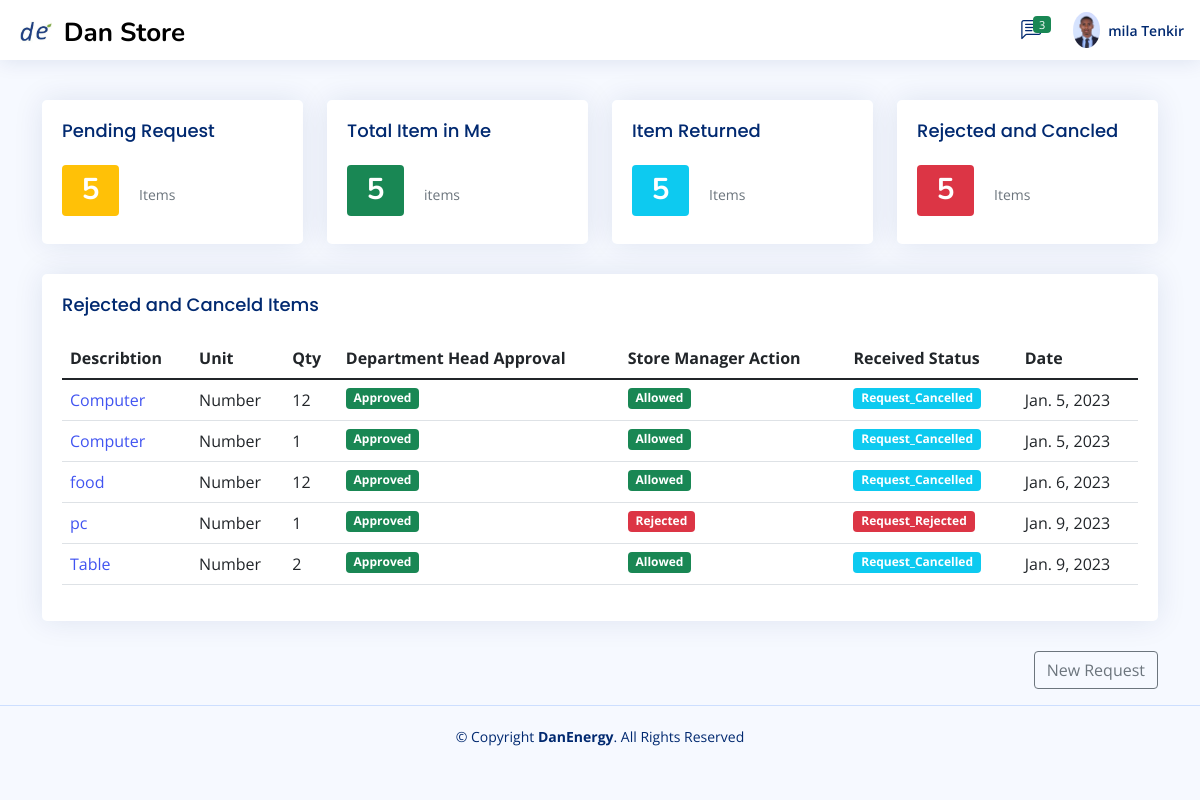
Before: /Employer/Rejected_Canceld (signed in) with the older database file.
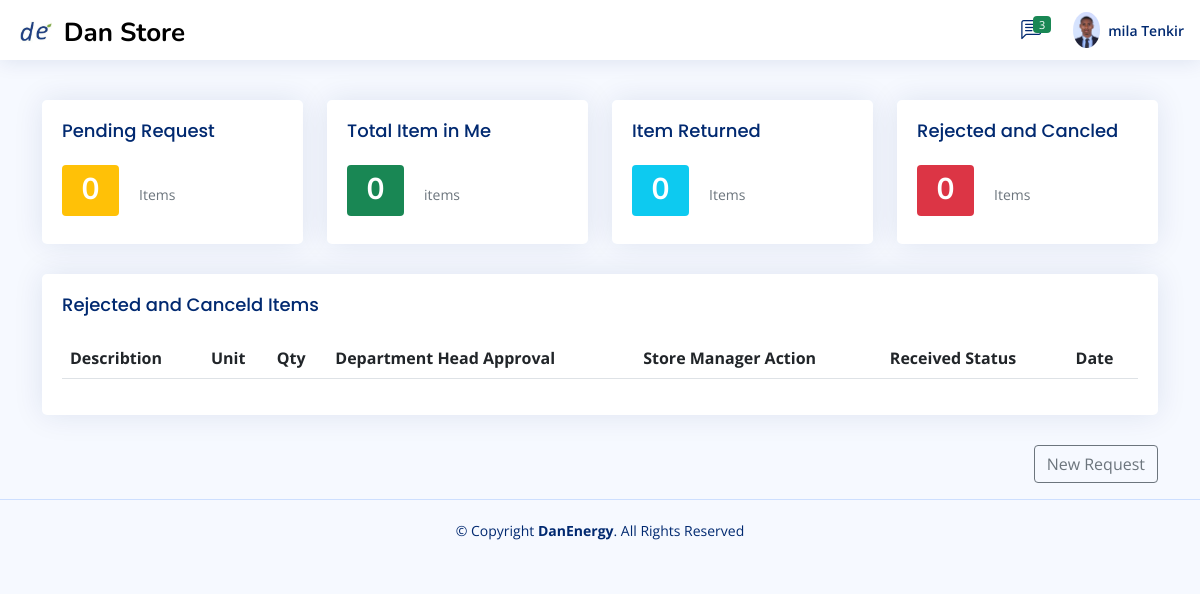
After: the same page with the newer database file.
### Store_manager/models.py (models this page shows)
class employe_request_form1_permanent(models.Model):
    store_Keeper_action_choice=(
        ('Pending','Pending'),
        ('Allowed','Allowed'),
        ('Reject','Reject'),
        ('Received ','Received'),
    )
    dept_head_action_choice=(
        ('Pending','Pending'),
        ('Approved','Approved'),
        ('Rejected','Rejected'),
    )
    Recival_status=(
        ('Received ','Received'),
        ('Not_Received ','Not_Received'),
        ('Returned','Returned'),
    )
    request_store=models.ForeignKey(allStore,null=True,blank=True,on_delete=models.CASCADE)
    date=models.DateField(auto_now_add=True,null=True)
    dept_head_Action=models.CharField(max_length=200,null=True,choices=dept_head_action_choice,default='Pending')
    Store_Keeper_Action=models.CharField(max_length=200,null=True,choices=store_Keeper_action_choice,default='Pending')
    Recival_status_by_Employer=models.CharField(max_length=200,null=True,choices=Recival_status)
    Request_by=models.CharField(max_length=100,null=True,blank=True)
    Department=models.CharField(max_length=100,null=True,blank=True)
    checkd_by=models.ForeignKey(employ,null=True,blank=True,on_delete=models.CASCADE)
    Description=models.CharField(max_length=100,null=True,blank=True)
    unit=models.CharField(max_length=100,null=True,blank=True)
    req_qty=models.CharField(max_length=100,null=True,blank=True)
    Remark=models.CharField(max_length=100,null=True,blank=True)
    note=models.TextField(max_length=100,null=True,blank=True)

### Employer/views.py (the view)
# urls.py: path('Rejected_Canceld',views.Rejected_Canceld,name="Rejected_Canceld"),
def Rejected_Canceld(request):
    users = User.objects.get(id=request.user.id)
    re_employ=employ.objects.get(user=users)
    admin = re_employ
    Request_by=re_employ.Full_Name
    all_emp_request=employe_request_form1_permanent.objects.filter(Q(Request_by=Request_by) & Q(Store_Keeper_Action='Reject') | Q(dept_head_Action="Rejected") | Q(Recival_status_by_Employer='Not_Received'))
    context={
        'all_emp_request':all_emp_request,
        'admin':admin,
    }
    return render(request,'employe/Rejected_Canceld.html',context)

### Templates/employe/Rejected_Canceld.html (shortened to what the changed rows need)
{% extends 'employe/index.html' %} {% load static %}
{% block table %}
              <div class="col-lg-12">
                <div class="card recent-sales overflow-auto">
                  <div class="card-body">
                    <table class="table datatable">
                      <thead>
                        <tr>
                          <th scope="col">Describtion</th>
                          <th scope="col">Unit</th>
                          <th scope="col">Qty</th>
                          <th scope="col">Department Head Approval</th>
                          <th scope="col">Store Manager Action</th>
                          <th scope="col">Received Status</th>
                          <th scope="col">Date</th>
                        </tr>
                      </thead>
                      <tbody>
                        {% for item in all_emp_request %}
                        <tr>
                          <td><a href="{% url 'view_request' item.id %}">{{item.Description}}</a></td>
                          <td>{{item.unit}}</td>
                          <td>{{item.req_qty}}</td>
                          {% if item.dept_head_Action == 'Pending' %}
                          <td><span class="badge bg-warning text-dark">{{item.dept_head_Action}}</span></td>
                          {% elif item.dept_head_Action == 'Approved' %}
                          <td><span class="badge bg-success">{{item.dept_head_Action}}</span></td>
                          {% elif item.dept_head_Action == 'Rejected' %}
                          <td><span class="badge bg-danger">{{item.dept_head_Action}}</span></td>
                          {% endif %}
                          {% if item.Store_Keeper_Action == "Pending" %}
                          <td><span class="badge bg-warning text-dark">{{item.Store_Keeper_Action}}</span></td>
                          {% elif item.Store_Keeper_Action == 'Allowed' %}
                          <td><span class="badge bg-success">{{item.Store_Keeper_Action}}</span></td>
                          {% elif item.Store_Keeper_Action == 'wait' %}
                          <td><span class="badge bg-info">{{item.Store_Keeper_Action}}</span></td>
                          {% elif item.Store_Keeper_Action == 'Reject' %}
                          <td><span class="badge bg-danger">Rejected</span></td>
                          {% endif %}
                          {% if item.Store_Keeper_Action == "Pending" %}
                          <td>
                            <a class="btn btn-sm btn-success text-dark disabled">Yes</a>
                            <a class="btn btn-sm btn-danger text-dark disabled">No</a>
                          </td>
                          {% elif item.Store_Keeper_Action == 'wait' %}
                          <td>
                            <a class="btn btn-sm btn-success text-dark disabled">Yes</a>
                            <a class="btn btn-sm btn-danger text-dark disabled">No</a>
                          </td>
                          {% elif item.Store_Keeper_Action == 'Allowed' %}
                             {% if item.Recival_status_by_Employer == 'Received' %}
                             <td><span class="badge bg-success">Completed_Request</span></td>
                          {% elif item.Recival_status_by_Employer == 'Not_Received' %}
                          <td><span class="badge bg-info">Request_Cancelled</span></td>
                          {% else  %}
                          <td>
                            <a href="{% url 'approved_accept' item.id %}" class="btn btn-sm btn-success text-dark ">Yes</a>
                            <a href="{% url 'cancel_request' item.id %}" class="btn btn-sm btn-danger text-dark ">No</a>
                          </td>
                            {% endif %}
                          {% elif item.Store_Keeper_Action == 'Reject' %}
                          <td>
                            <span class="badge bg-danger">Request_Rejected</span>
                          </td>
                          {% endif %}
                          <td>{{item.date}}</td>
                        </tr>
                       {% endfor %}
                      </tbody>
                    </table>
                  </div>
                </div>
                </div>
                {% endblock table %}

### Templates/employe/index.html (shortened to what the changed rows need)
{% extends 'base.html' %} {% load static %} {% block content %}
{% block profile1 %}
<main style="margin-top: 100px; " class="container">
    <section class="section">
      {% block employer %}
      <div class="row">
        <div class="col-xxl-3 col-xl-3 col-lg-3 col-md-3">
          <a href="{% url 'pending_item' %}">
          <div class="card info-card revenue-card newshadow">
            <div class="card-body">
              <div class="d-flex align-items-center">
                <div
                  class="card-icon rounded-circle d-flex align-items-center justify-content-center"
                >
                <h1><span class="badge bg-warning">{{all_emp_request.count}}</span><h1></h1>
            </div>
              </div>
            </div>
          </div>
        </a>
        </div>
        <div class="col-xxl-3 col-xl-3 col-lg-3 col-md-3">
          <a href="{% url 'total_item_in_me' %}">
          <div class="card info-card revenue-card newshadow">
            <div class="card-body">
              <div class="d-flex align-items-center">
                <div
                  class="card-icon rounded-circle d-flex align-items-center justify-content-center"
                >
                <h1><span class="badge bg-success">{{all_emp_request.count}}</span><h1></h1>
            </div>
              </div>
            </div>
          </div>
        </a>
        </div>
        <div class="col-xxl-3 col-xl-3 col-lg-3 col-md-3">
          <a href="{% url 'Returned_item' %}">
          <div class="card info-card revenue-card newshadow">
            <div class="card-body">
              <div class="d-flex align-items-center">
                <div
                  class="card-icon rounded-circle d-flex align-items-center justify-content-center"
                >
                <h1><span class="badge bg-info">{{all_emp_request.count}}</span><h1></h1>
            </div>
              </div>
            </div>
          </div>
        </a>
        </div>
        <div class="col-xxl-3 col-xl-3 col-lg-3 col-md-3">
          <a href="{% url 'Rejected_Canceld' %}">
          <div class="card info-card revenue-card newshadow">
            <div class="card-body">
              <div class="d-flex align-items-center">
                <div
                  class="card-icon rounded-circle d-flex align-items-center justify-content-center"
                >
                <h1><span class="badge bg-danger">{{all_emp_request.count}}</span><h1></h1>
            </div>
              </div>
            </div>
          </div>
        </a>
        </div>
      </div>
        <div class="row">
            <div class="col-lg-12">
            <div class="row">
              {% block table %}{% endblock table %}
                </div>
                {% endblock %}
         </div>
         </div>
    </section>
  </main>
  {% endblock profile1 %}
{% endblock %}

Changed rows visible on the page:
removed employe_request_form1_permanent: Description "Computer", unit "Number", req_qty "12", dept_head_Action "Approved", Store_Keeper_Action "Allowed", Recival_status_by_Employer "Request_Cancelled", date "Jan. 5, 2023"
removed employe_request_form1_permanent: Description "Computer", unit "Number", req_qty "1", dept_head_Action "Approved", Store_Keeper_Action "Allowed", Recival_status_by_Employer "Request_Cancelled", date "Jan. 5, 2023"
removed employe_request_form1_permanent: Description "food", unit "Number", req_qty "12", dept_head_Action "Approved", Store_Keeper_Action "Allowed", Recival_status_by_Employer "Request_Cancelled", date "Jan. 6, 2023"
removed employe_request_form1_permanent: Description "pc", unit "Number", req_qty "1", dept_head_Action "Approved", Store_Keeper_Action "Rejected", date "Jan. 9, 2023"
removed employe_request_form1_permanent: Description "Table", unit "Number", req_qty "2", dept_head_Action "Approved", Store_Keeper_Action "Allowed", Recival_status_by_Employer "Request_Cancelled", date "Jan. 9, 2023"
Other visible differences:
{{ all_emp_request.count }}: "5" → "0"
